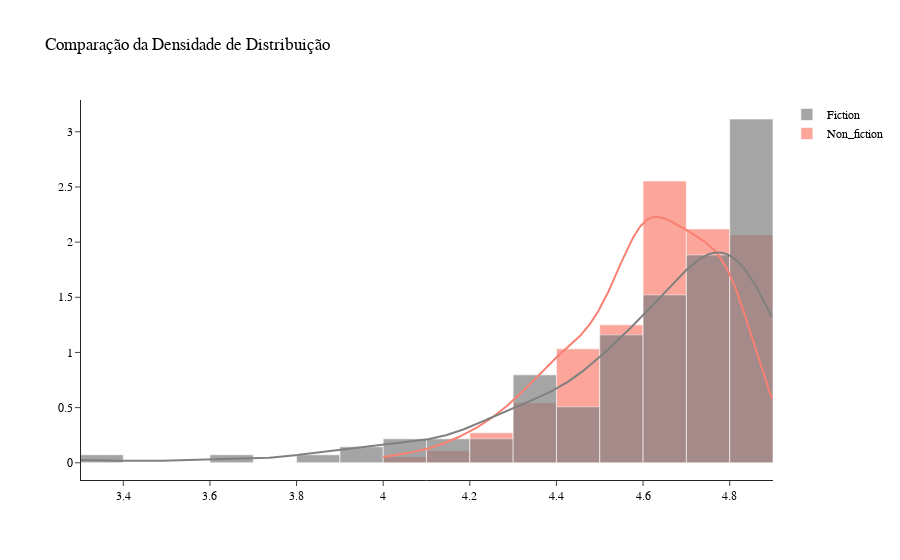

Notebook code for this chart:
### Code cell
# Visualizando a densidade de distribuição das amostras:
fig_7 = ff.create_distplot([non_fiction, fiction], 
                         ['Non_fiction', 'Fiction'], 
                         colors=['salmon', 'gray',],
                         bin_size=.1, 
                         show_rug=False)

# Adicionando um título:
fig_7.update_layout(title_text='Comparação da Densidade de Distribuição', 
                     template='simple_white',
                     font=dict(family='Arial', size=12, color='black'))
fig_7.show()

### Figure 1 — Plotly figure (JSON) as saved in the notebook; plotly's stock layout.template omitted (floating-point values rounded to 4 significant figures; data arrays with more than 128 entries replaced by an {"elided": "..."} marker saying what was removed)
{"data": [{"autobinx": false, "histnorm": "probability density", "legendgroup": "Non_fiction", "marker": {"color": "salmon"}, "name": "Non_fiction", "opacity": 0.7, "type": "histogram", "x": {"elided": "190 float values"}, "xaxis": "x", "xbins": {"end": 4.9, "size": 0.1, "start": 4}, "yaxis": "y"}, {"autobinx": false, "histnorm": "probability density", "legendgroup": "Fiction", "marker": {"color": "gray"}, "name": "Fiction", "opacity": 0.7, "type": "histogram", "x": {"elided": "160 float values"}, "xaxis": "x", "xbins": {"end": 4.9, "size": 0.1, "start": 3.3}, "yaxis": "y"}, {"legendgroup": "Non_fiction", "marker": {"color": "salmon"}, "mode": "lines", "name": "Non_fiction", "showlegend": false, "type": "scatter", "x": {"elided": "500 float values"}, "xaxis": "x", "y": {"elided": "500 float values"}, "yaxis": "y"}, {"legendgroup": "Fiction", "marker": {"color": "gray"}, "mode": "lines", "name": "Fiction", "showlegend": false, "type": "scatter", "x": {"elided": "500 float values"}, "xaxis": "x", "y": {"elided": "500 float values"}, "yaxis": "y"}], "layout": {"barmode": "overlay", "font": {"color": "black", "family": "Arial", "size": 12}, "hovermode": "closest", "legend": {"traceorder": "reversed"}, "title": {"text": "Comparação da Densidade de Distribuição"}, "xaxis": {"anchor": "y2", "domain": [0, 1], "zeroline": false}, "yaxis": {"anchor": "free", "domain": [0, 1], "position": 0}}}
